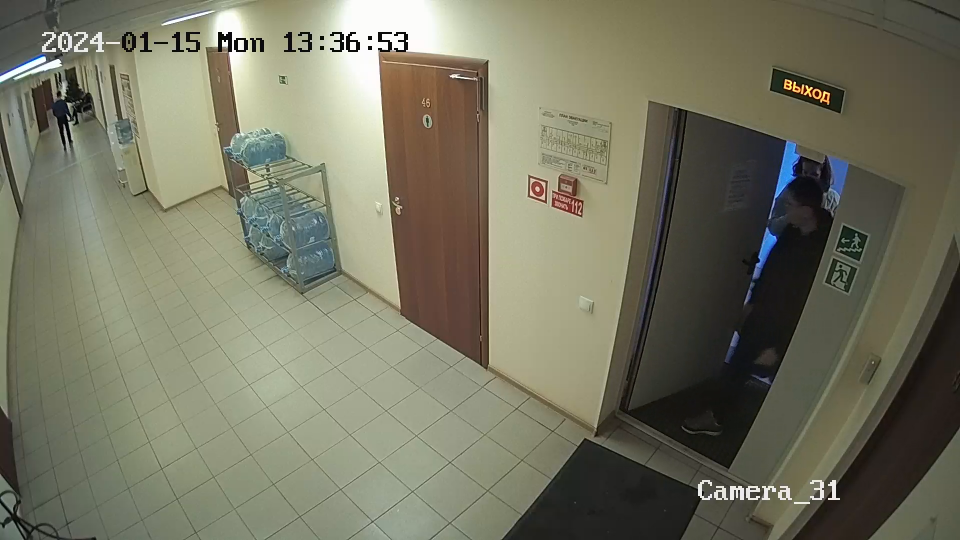
#> input picture frame 27 of 232-video.mp4, 1920 x 1080 px (shown at 1/2 size)
$ python Motion_detector.py
#> lines starting #> are read from the running program, lines starting #| are printed output that depends on the picture; after the words box and inside, x2 and y2 are one past the last pixel; in counts of white or black regions, pixels touching at a corner belong together
import cv2
import numpy as np

# Load the video and read first and thirst frames
video = cv2.VideoCapture('232-video.mp4')
_, frame1 = video.read()
#> frame1 is the input picture: shape (1080, 1920, 3); mean B, G, R 98.1, 117.2, 117.7
_, _ = video.read()
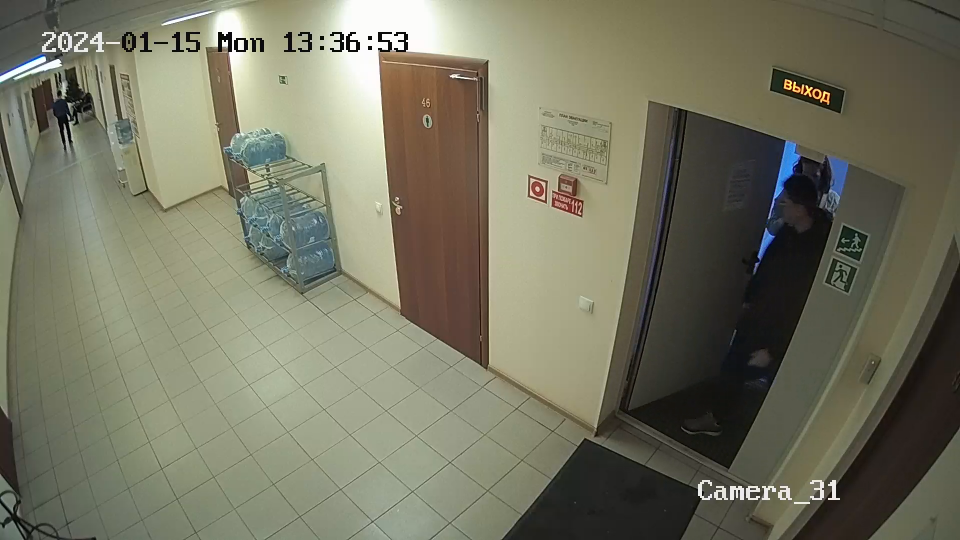
#> input picture frame 28 of 232-video.mp4, 1920 x 1080 px (shown at 1/2 size)
_, frame2 = video.read()

while video.isOpened():
    # Creating a foreground mask, highlighting moving objects
    diff = cv2.absdiff(frame1, frame2)
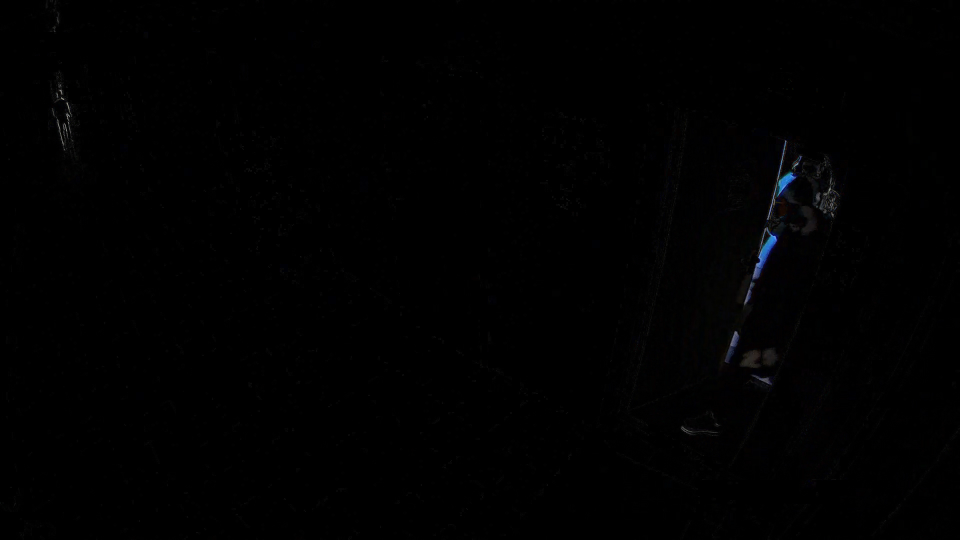
#> diff: shape (1080, 1920, 3) (shown at 1/2 size); mean B, G, R 1, 0.8, 0.8
    gray = cv2.cvtColor(diff, cv2.COLOR_BGR2GRAY)
    blur = cv2.GaussianBlur(gray, (5, 5), sigmaX=1, sigmaY=1)
    adaptive = cv2.adaptiveThreshold(blur, 120, cv2.ADAPTIVE_THRESH_MEAN_C, cv2.THRESH_BINARY_INV, 13, 7)
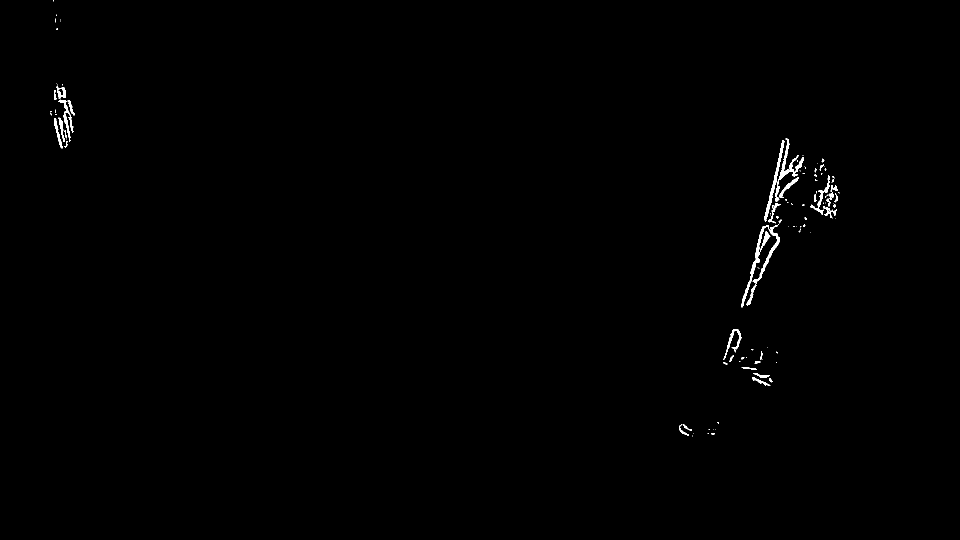
#> adaptive: shape (1080, 1920) (shown at 1/2 size); values 0 (black) and 120 (white), 0.42% white; 107 white regions (70 under 20 px), largest, box (x1, y1, x2, y2) and area: (1482, 450, 1560, 615) 2069, (1550, 277, 1608, 403) 1091, (1529, 280, 1569, 443) 858
    kernel = np.ones((5, 5), np.uint8)
    image_closed = cv2.morphologyEx(adaptive, cv2.MORPH_CLOSE, kernel, iterations=8)
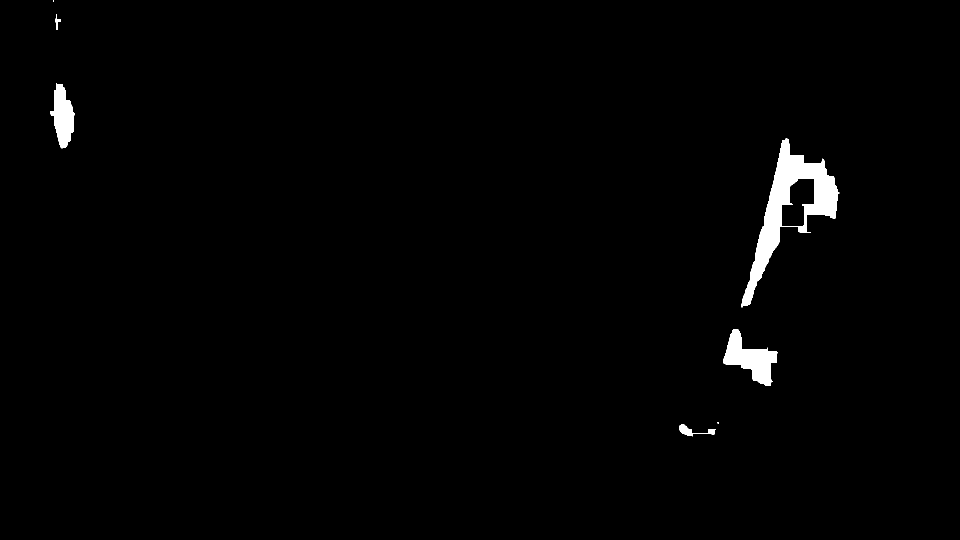
#> image_closed: shape (1080, 1920) (shown at 1/2 size); values 0 (black) and 120 (white), 1.3% white; 7 white regions (2 under 20 px)

    # Detecting contours of shapes using the resulting mask
    contours, _ = cv2.findContours(image_closed, cv2.RETR_EXTERNAL, cv2.CHAIN_APPROX_NONE)
#> contours = 7 contours, 2 with area under 20; largest, box (x1, y1, x2, y2) and area: (1482, 277, 1679, 615) 20574, (1447, 658, 1555, 772) 5402, (101, 166, 149, 297) 3608, (1358, 849, 1431, 873) 474, (110, 29, 122, 60) 86
    for contour in contours:
        x, y, w, h = cv2.boundingRect(contour)  # Determining x and y coordinates, width and height of each contour
        if cv2.contourArea(contour) < 5000:  # Condition for removing noise
            continue
        cv2.rectangle(frame1, (x, y), (x + w, y + h), (0, 255, 0), 3)
#> this loop made 7 passes
#> (x, y, w, h) on passes 1 to 7: (1358, 849, 73, 24), (1435, 844, 3, 3), (1447, 658, 108, 114), (1482, 277, 197, 338), (101, 166, 48, 131), (110, 29, 12, 31), (107, 0, 1, 4)
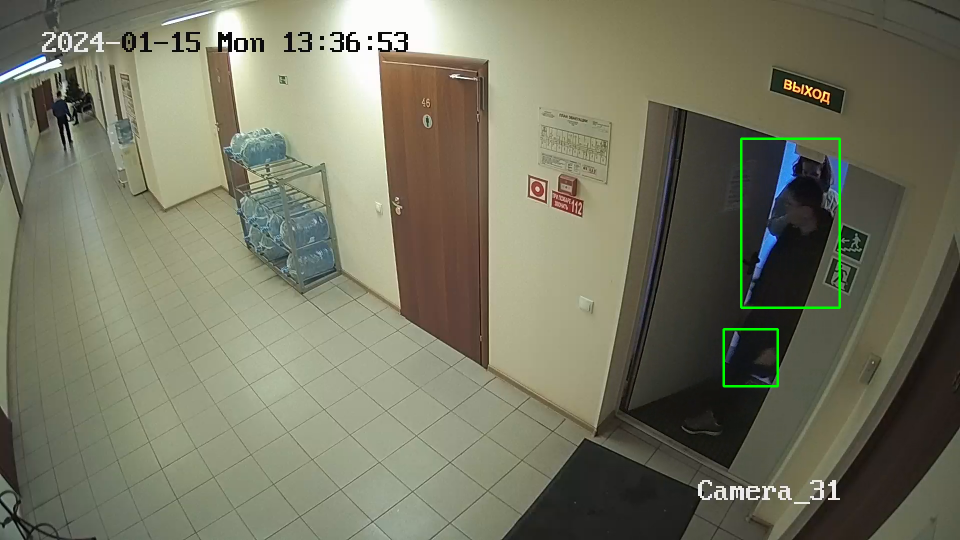
#> frame1: shape (1080, 1920, 3) (shown at 1/2 size); 0.36% of pixels changed, all inside (x1, y1, x2, y2) = (1445, 275, 1682, 775)

    cv2.imshow('cam', frame1)
    frame1 = frame2
    _, _ = video.read()
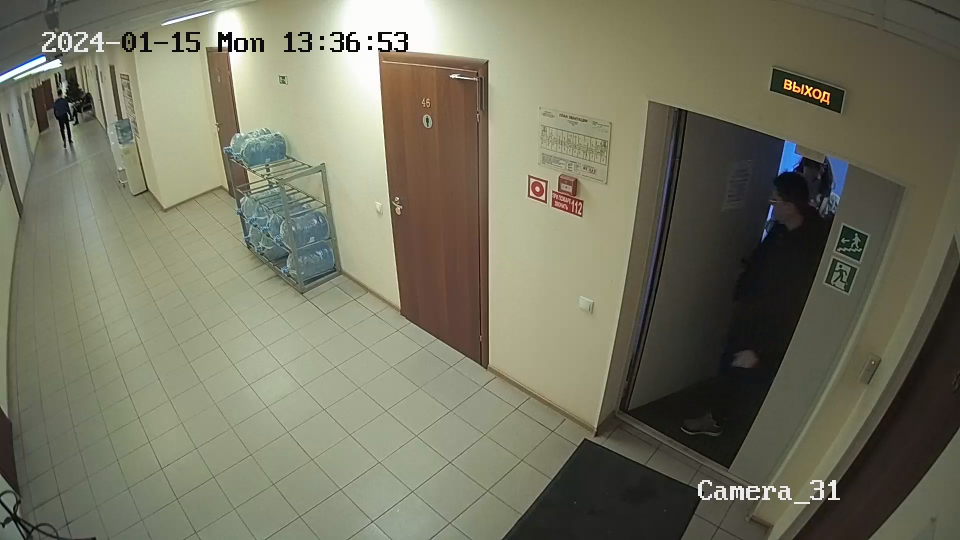
#> input picture frame 30 of 232-video.mp4, 1920 x 1080 px (shown at 1/2 size)
    ret, frame2 = video.read()

    # The condition of closing a window
    if cv2.waitKey(1) & 0xFF == ord('q'):
#> (key q is pressed here)
        break

cv2.destroyAllWindows()
video.release()

$ run again, starting later in the video
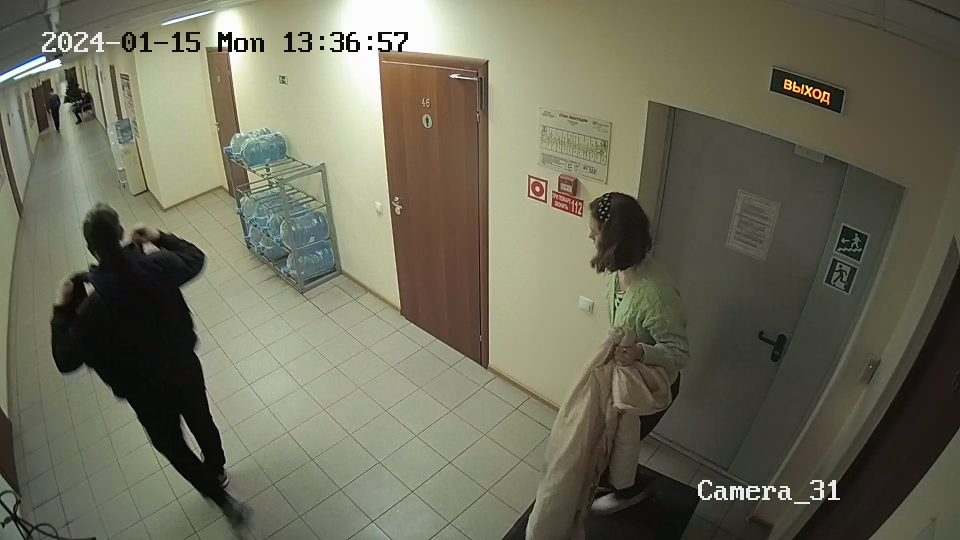
#> input picture frame 123 of 232-video.mp4, 1920 x 1080 px (shown at 1/2 size)
#> frame1 is the input picture: shape (1080, 1920, 3); mean B, G, R 90.3, 108.5, 109.5
#> `adaptive = cv2.adaptiveThreshold(blur, 120, cv2.ADAPTIVE_THRESH_MEAN_C..`:
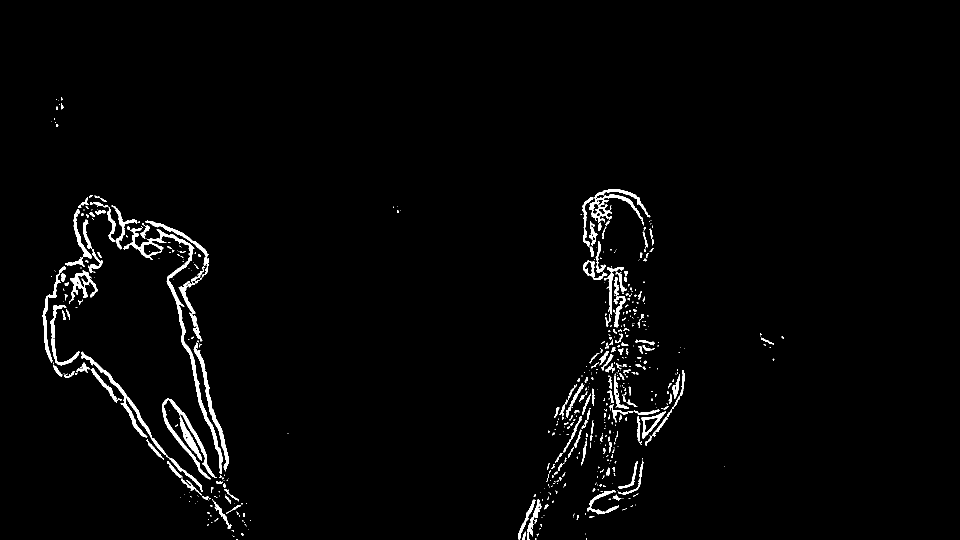
#> adaptive: shape (1080, 1920) (shown at 1/2 size); values 0 (black) and 120 (white), 2% white; 564 white regions (377 under 20 px), largest, box (x1, y1, x2, y2) and area: (246, 456, 446, 948) 4617, (324, 797, 434, 959) 3111, (163, 703, 405, 984) 2624
#> image_closed: shape (1080, 1920); values 0 (black) and 120 (white), 7% white; 10 white regions (5 under 20 px)
#> contours = 10 contours, 5 with area under 20; largest, box (x1, y1, x2, y2) and area: (85, 390, 502, 1080) 132368, (1036, 378, 1369, 1080) 75287, (103, 194, 127, 254) 434, (1520, 667, 1549, 721) 343, (786, 413, 802, 426) 31
#> the loop `for contour in contours:` made 10 passes
#> (x, y, w, h) on passes 1, 4, 5, 6, 7, 8, 9, 10: (1449, 933, 1, 1), (1360, 694, 10, 3), (1563, 673, 5, 4), (1520, 667, 29, 54), (786, 413, 16, 13), (85, 390, 417, 690), (1036, 378, 333, 702), (103, 194, 24, 60)
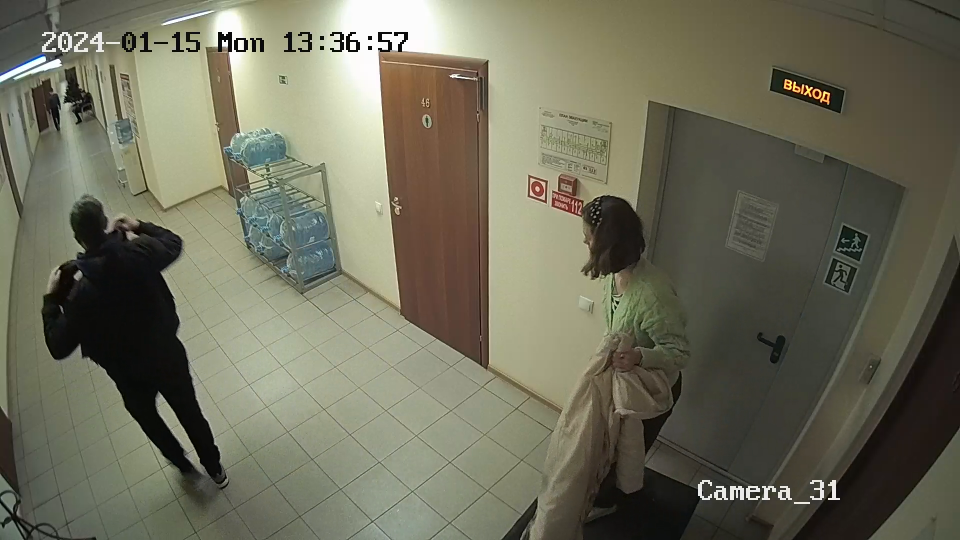
#> input picture frame 127 of 232-video.mp4, 1920 x 1080 px (shown at 1/2 size)
#> frame2 is the input picture: shape (1080, 1920, 3); mean B, G, R 90.8, 109.1, 110.2

$ run again, starting later in the video
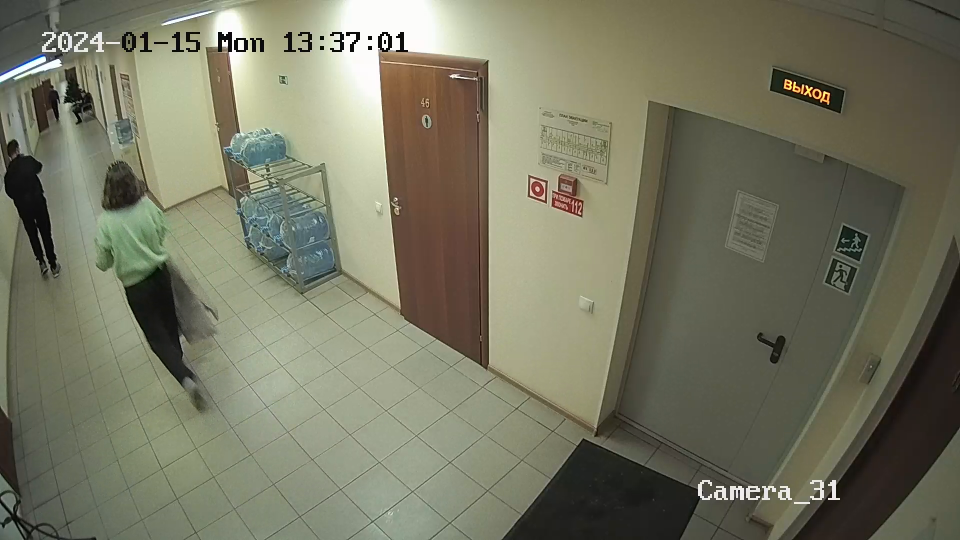
#> input picture frame 219 of 232-video.mp4, 1920 x 1080 px (shown at 1/2 size)
#> frame1 is the input picture: shape (1080, 1920, 3); mean B, G, R 97.9, 118.1, 118
#> `adaptive = cv2.adaptiveThreshold(blur, 120, cv2.ADAPTIVE_THRESH_MEAN_C..`:
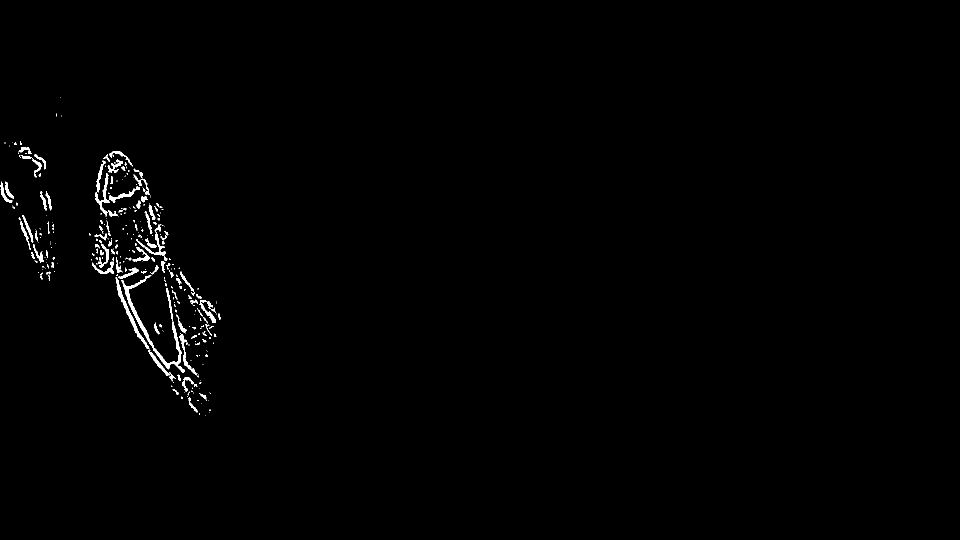
#> adaptive: shape (1080, 1920) (shown at 1/2 size); values 0 (black) and 120 (white), 0.75% white; 308 white regions (201 under 20 px), largest, box (x1, y1, x2, y2) and area: (242, 550, 370, 746) 2011, (190, 346, 271, 433) 938, (231, 554, 299, 698) 925
#> image_closed: shape (1080, 1920); values 0 (black) and 120 (white), 3% white; 5 white regions (1 under 20 px)
#> contours = 5 contours, 2 with area under 20; largest, box (x1, y1, x2, y2) and area: (178, 302, 441, 832) 60710, (0, 282, 116, 562) 7038, (0, 363, 36, 417) 912
#> the loop `for contour in contours:` made 5 passes
#> (x, y, w, h) on passes 1 to 5: (0, 363, 36, 54), (178, 302, 263, 530), (0, 282, 116, 280), (112, 226, 12, 7), (121, 194, 1, 1)
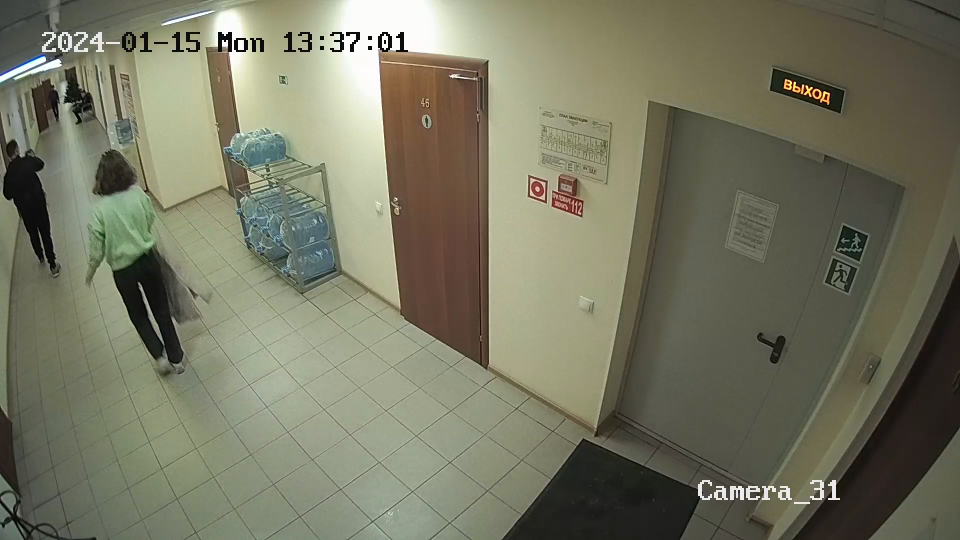
#> input picture frame 223 of 232-video.mp4, 1920 x 1080 px (shown at 1/2 size)
#> frame2 is the input picture: shape (1080, 1920, 3); mean B, G, R 98.1, 118.3, 118.2
